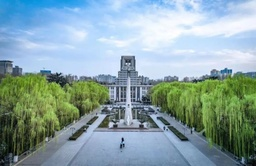
#> input picture 计算机视觉与模式识别/编程作业/Project4-Carving/Carving/img0.jpg, 256 x 166 px, shrunk from 648 x 419 before the run
$ python main.py
#> lines starting #> are read from the running program, lines starting #| are printed output that depends on the picture
#> further down, img is the input picture: shape (166, 256, 3); mean B, G, R 166, 162.7, 137.3
import cv2
import numpy as np


# 求解能量矩阵
def genEngMap(Img):
    if len(Img.shape) == 3:
        # BGR彩色图像转灰度图像
        Ig = np.float64(cv2.cvtColor(Img, cv2.COLOR_BGR2GRAY))
    else:
        Ig = np.float64(Img)

    # 以梯度的L1范数作为能量值
    gx, gy = np.gradient(Ig)
    return np.abs(gx) + np.abs(gy)


# 求解竖直方向上的值函数矩阵与路径矩阵
def cumMinEngVer(E):
    row, col = E.shape
    Mx = np.zeros((row, col))       # 值函数矩阵
    Tbx = np.zeros((row, col))      # 路径矩阵
    Mx[0, :] = E[0, :]

    for i in range(1, row):
        for j in range(col):
            if j == 0:
                Mx[i, j] = E[i, j] + min([Mx[i-1, j], Mx[i-1, j+1]])
                Tbx[i, j] = 0 if Mx[i-1, j] < Mx[i-1, j+1] else 1
            elif j == col-1:
                Mx[i, j] = E[i, j] + min([Mx[i-1, j], Mx[i-1, j-1]])
                Tbx[i, j] = 0 if Mx[i-1, j] < Mx[i-1, j-1] else -1
            else:
                Mx[i, j] = E[i, j] + min([Mx[i-1, j-1], Mx[i-1, j], Mx[i-1, j+1]])
                Tbx[i, j] = -1 if Mx[i-1, j-1] < min([Mx[i-1, j], Mx[i-1, j+1]]) else 0 if Mx[i-1, j] < Mx[i-1, j+1] else 1

    return Mx, Tbx


# 求解水平方向上的值函数矩阵与路径矩阵
def cumMinEngHor(E):
    My, Tby = cumMinEngVer(np.transpose(E))
    return np.transpose(My), np.transpose(Tby)


# 删除竖直seam
def rmVerSeam(Img, Mx, Tbx):
    row, col = Mx.shape
    Mx_min = np.finfo(np.float64).max
    rm_x = 0
    # 计算seam起点
    for i in range(col):
        if Mx[row - 1, i] < Mx_min:
            Mx_min = Mx[row - 1, i]
            rm_x = i

    img_array = np.array(Img)
    # 将竖直seam右侧的像素点左移
    for i in range(row - 1, -1, -1):
        for j in range(rm_x, col - 1):
            img_array[i, j] = img_array[i, j + 1]
        rm_x += int(Tbx[i, rm_x])

    # 删除最后一列像素点
    return np.delete(img_array, -1, axis=1)


# 删除水平seam
def rmHorSeam(Img, My, Tby):
    My = np.transpose(My)
    Tby = np.transpose(Tby)
    Img = cv2.transpose(Img)

    return cv2.transpose(rmVerSeam(Img, My, Tby))


# 增加k个竖直seam
# [44 lines left out: functions addVerSeam, addHorSeam, not called in this run]


# 将图片缩小或者放大
def carving(Img, nr, nc, opType='rm'):
#> called with nr = 100, nc = 0, opType = 'rm'
    if opType == 'rm':
        # 缩小图片
        for i in range(nr):
            e = genEngMap(Img)
            A, B = cumMinEngHor(e)
            Img = rmHorSeam(Img, A, B)
#> this loop made 100 passes
#> pass 1, in genEngMap, `Ig = np.float64(cv2.cvtColor(Img, cv2.COLOR_BGR2GRAY))`:
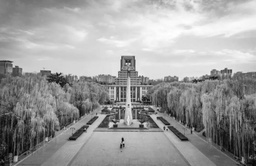
#> Ig: shape (166, 256) float64; min 2, max 255, mean 155.5
#> pass 1, in genEngMap, `gx, gy = np.gradient(Ig)`:
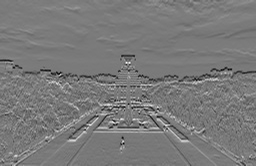
#> gx: shape (166, 256) float64; min -92.5, max 100, mean -0.3; drawn with min black and max white
#> pass 1, in genEngMap, `gx, gy = np.gradient(Ig)`:
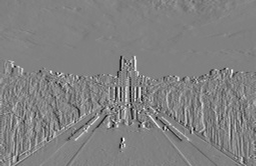
#> gy: shape (166, 256) float64; min -91, max 89, mean 0.2; drawn with min black and max white
#> pass 1, in carving, `e = genEngMap(Img)`:
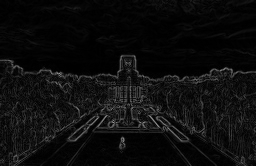
#> e: shape (166, 256) float64; min 0, max 152.5, mean 13.3
#> after the loop:
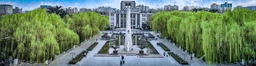
#> Img: shape (66, 256, 3); mean of channels 0, 1, 2 107.9, 129.1, 106.4; drawn as B, G, R
#> after the loop:
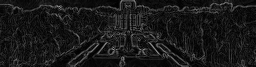
#> e: shape (67, 256) float64; min 0, max 152.5, mean 25

        for j in range(nc):
            e = genEngMap(Img)
            A, B = cumMinEngVer(e)
            Img = rmVerSeam(Img, A, B)

    elif opType == 'add':
        # 放大图片
        e = genEngMap(Img)
        A, B = cumMinEngHor(e)
        Img = addHorSeam(Img, A, B, nr)

        e = genEngMap(Img)
        A, B = cumMinEngVer(e)
        Img = addVerSeam(Img, A, B, nc)

    elif opType == 'rm_obj':
        # 目标擦除
        rect = (0, 0, 0, 0)
        while rect == (0, 0, 0, 0):
            rect = cv2.selectROI('', Img)
        cv2.destroyAllWindows()

        H = Img.shape[0]
        W = Img.shape[1]
        mask = np.zeros((H, W))
        for i in range(rect[0], rect[0] + rect[2]):
            for j in range(rect[1], rect[1] + rect[3]):
                mask[j, i] = -100000

        while not np.all(mask == 0):
            e = genEngMap(Img) + mask
            if rect[1] > rect[3]:
                A, B = cumMinEngVer(e)
                Img = rmVerSeam(Img, A, B)
                mask = rmVerSeam(mask, A, B)
            else:
                A, B = cumMinEngHor(e)
                Img = rmHorSeam(Img, A, B)
                mask = rmHorSeam(mask, A, B)

    elif opType == 'rm_save':
        # 目标保留
        rect = (0, 0, 0, 0)
        while rect == (0, 0, 0, 0):
            rect = cv2.selectROI('', Img)
        cv2.destroyAllWindows()

        H = Img.shape[0]
        W = Img.shape[1]
        mask = np.zeros((H, W))
        for i in range(rect[0], rect[0] + rect[2]):
            for j in range(rect[1], rect[1] + rect[3]):
                mask[j, i] = 100000

        for i in range(nr):
            e = genEngMap(Img) + mask
            A, B = cumMinEngHor(e)
            Img = rmHorSeam(Img, A, B)
            mask = rmHorSeam(mask, A, B)

        for j in range(nc):
            e = genEngMap(Img) + mask
            A, B = cumMinEngVer(e)
            Img = rmVerSeam(Img, A, B)
            mask = rmVerSeam(mask, A, B)

    return Img


if __name__ == '__main__':
    img = cv2.imread('img0.jpg')
    new_img = carving(img, 100, 0, opType='rm')
    # [7 lines of commented-out code are left out]
    cv2.imshow('original', img)
    cv2.imshow('carving', new_img)
    cv2.waitKey(0)
